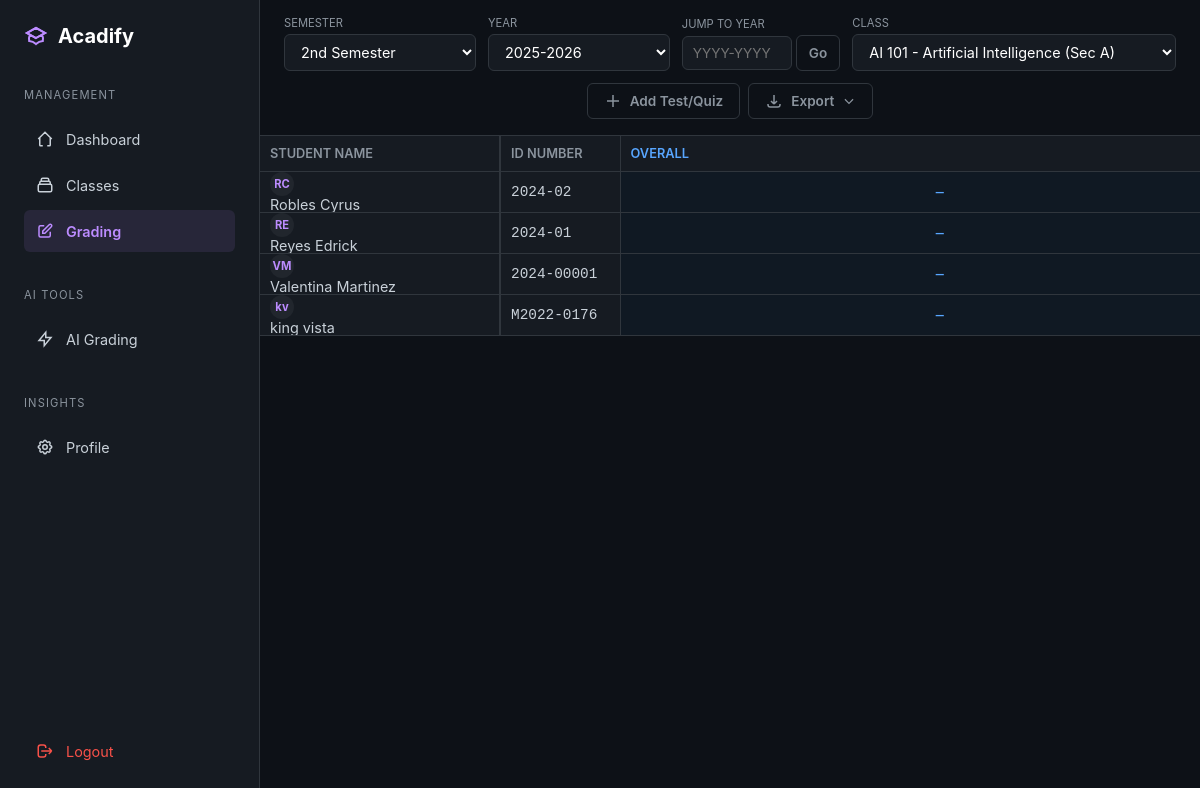
The app's page /teacher/grading (signed in) with its own data.
### models.py (models this page shows, shortened)
class Student(db.Model):
    __tablename__ = 'student'
    id = db.Column(db.Integer, primary_key=True)
    user_id = db.Column(db.Integer, db.ForeignKey('user.id'), nullable=False, unique=True)
    student_number = db.Column(db.String(50), unique=True, nullable=False, index=True)
    first_name = db.Column(db.String(100), nullable=False)
    last_name = db.Column(db.String(100), nullable=False)
    department = db.Column(db.String(100), nullable=False)  # "College of Engineering"
    program = db.Column(db.String(100), nullable=False)  # "BS Computer Science"
    year_level = db.Column(db.String(20), nullable=False)  # "1st Year", "2nd Year", etc.
    section = db.Column(db.String(20), nullable=True)  # "A", "B", "C" (null for irregular)
    created_at = db.Column(db.DateTime, default=datetime.utcnow)
    enrollments = db.relationship('Enrollment', backref='student', lazy='dynamic', cascade='all, delete-orphan')
    grades = db.relationship('Grade', backref='student', lazy='dynamic', cascade='all, delete-orphan')
    def get_full_name(self):
        return f"{self.first_name} {self.last_name}"

### blueprints/teacher/routes.py (the view, shortened to what this page needs)
@teacher_bp.route('/grading')
@teacher_required
def grading():
    teacher = current_user.teacher_profile
    current_school_year = Config.get_current_school_year()
    current_semester    = Config.get_current_semester()
    selected_year     = request.args.get('year')
    selected_semester = request.args.get('semester')
    if selected_year is None:
        selected_year = current_school_year
    if selected_semester is None:
        selected_semester = current_semester
    query = Class.query.filter_by(teacher_id=teacher.id)
    if selected_year != 'all':
        query = query.filter_by(school_year=selected_year)
    if selected_semester != 'all':
        query = query.filter_by(semester=selected_semester)
    classes = query.order_by(
        Class.school_year.desc(), Class.semester
    ).all()
    all_teacher_classes = Class.query.filter_by(teacher_id=teacher.id).all()
    available_years = sorted(
        list(set([c.school_year for c in all_teacher_classes])), reverse=True
    )
    selected_class_id = request.args.get('class_id', type=int)
    if selected_class_id:
        selected_class = next((c for c in classes if c.id == selected_class_id), None)
        if not selected_class:
            selected_class = classes[0] if classes else None
    else:
        selected_class = classes[0] if classes else None
    grading_data = None
    if selected_class:
        enrollments = (
            Enrollment.query
            .filter_by(class_id=selected_class.id, status='enrolled')
            .join(Student)
            .order_by(Student.last_name, Student.first_name)
            .all()
        )
        tests = (
            Test.query
            .filter_by(class_id=selected_class.id)
            .order_by(Test.term_tag, Test.component_tag, Test.test_date, Test.created_at)
            .all()
        )
        seen_terms = {}
        for t in tests:
            if t.term_tag and t.term_tag not in seen_terms:
                seen_terms[t.term_tag] = True
        term_tags = list(seen_terms.keys())
        formula = selected_class.get_grading_formula()
        formula_components = [c['name'] for c in formula.get('components', [])] if formula else []
        students_data = []
        for enrollment in enrollments:
            student = enrollment.student
            test_grades = {}
            for test in tests:
                g = Grade.query.filter_by(
                    test_id=test.id, student_id=student.id
                ).first()
                test_grades[test.id] = g  # full Grade object or None
            term_grades = {}
            students_data.append({
                'student':    student,
                'enrollment': enrollment,
                'test_grades': test_grades,
                'term_grades': term_grades
            })
        tests_by_term = {}
        for term in term_tags:
            tests_by_term[term] = [t for t in tests if t.term_tag == term]
        grading_data = {
            'students':           students_data,
            'tests':              tests,
            'tests_by_term':      tests_by_term,
            'term_tags':          term_tags,
            'formula_components': formula_components
        }
    return render_template(
        'teacher/grading.html',
        teacher=teacher,
        classes=classes,
        selected_class=selected_class,
        grading_data=grading_data,
        current_school_year=current_school_year,
        current_semester=current_semester,
        available_years=available_years,
        selected_year=selected_year or 'all',
        selected_semester=selected_semester or 'all'
    )

### app.py (called while the page is built)
def create_app(config_name='development'):
    app = Flask(__name__)
    app.config.from_object(config[config_name])
    db.init_app(app)
    migrate.init_app(app, db)
    login_manager.init_app(app)
    bcrypt.init_app(app)
    login_manager.login_view = 'auth.login'  # Redirect to login page if not authenticated
    login_manager.login_message = 'Please log in to access this page.'
    login_manager.login_message_category = 'info'
    @login_manager.user_loader
    def load_user(user_id):
        from models import User
        return User.query.get(int(user_id))
    register_blueprints(app)
    register_error_handlers(app)
    with app.app_context():
        import models
    return app

### blueprints/teacher/routes.py (called while the page is built)
def teacher_required(f):
    from functools import wraps
    @wraps(f)
    @login_required
    def decorated_function(*args, **kwargs):
        if current_user.role != 'teacher':
            flash('Access denied. Teachers only.', 'danger')
            return redirect(url_for('index'))
        return f(*args, **kwargs)
    return decorated_function

### config.py (called while the page is built)
    @staticmethod
    def _auto_calculate_school_year():
        from datetime import datetime
        now = datetime.now()
        year = now.year
        month = now.month
        if month >= 8:  # August onwards = new school year
            return f"{year}-{year + 1}"
        else:  # January to July = previous school year
            return f"{year - 1}-{year}"

    @staticmethod
    def _auto_calculate_semester():
        from datetime import datetime
        month = datetime.now().month
        if 8 <= month <= 12:
            return "1st Semester"
        elif 1 <= month <= 5:
            return "2nd Semester"
        else:  # June-July
            return "Summer"

    @staticmethod
    def get_current_school_year():
        try:
            from models import SystemSettings
            db_value = SystemSettings.get_setting('current_school_year')
            if db_value:
                return db_value
        except:
            pass
        return Config._auto_calculate_school_year()

    @staticmethod
    def get_current_semester():
        try:
            from models import SystemSettings
            db_value = SystemSettings.get_setting('current_semester')
            if db_value:
                return db_value
        except:
            pass
        return Config._auto_calculate_semester()

### templates/teacher/grading.html (shortened to what this page needs)
<!DOCTYPE html>
<html lang="en">
<head>
    <link rel="stylesheet" href="{{ url_for('static', filename='responsive.css') }}">
</head>
<body>
    <nav class="sidebar">
        <div class="logo">
            <svg viewBox="0 0 24 24"><path stroke-width="2" d="M12 14l9-5-9-5-9 5 9 5z"/><path stroke-width="2" d="M12 14l9-5-9-5-9 5 9 5zm0 0l6.16-3.422a12.083 12.083 0 01.665 6.479A11.952 11.952 0 0012 20.055a11.952 11.952 0 00-6.824-2.998 12.078 12.078 0 01.665-6.479L12 14z"/></svg>
            <span>Acadify</span>
        </div>
        <div class="nav-group">
            <span class="nav-label">Management</span>
            <a href="{{ url_for('teacher.dashboard') }}" class="nav-item">
                <svg class="icon" viewBox="0 0 24 24"><path d="M3 12l2-2m0 0l7-7 7 7M5 10v10a1 1 0 001 1h3m10-11l2 2m-2-2v10a1 1 0 01-1 1h-3"/></svg>
                <span>Dashboard</span>
            </a>
            <a href="{{ url_for('teacher.classes') }}" class="nav-item">
                <svg class="icon" viewBox="0 0 24 24"><path d="M19 11H5m14 0a2 2 0 012 2v6a2 2 0 01-2 2H5a2 2 0 01-2-2v-6a2 2 0 012-2m14 0V9a2 2 0 00-2-2M5 11V9a2 2 0 012-2m0 0V5a2 2 0 012-2h6a2 2 0 012 2v2M7 7h10"/></svg>
                <span>Classes</span>
            </a>
            <a href="{{ url_for('teacher.grading') }}" class="nav-item active">
                <svg class="icon" viewBox="0 0 24 24"><path d="M11 5H6a2 2 0 00-2 2v11a2 2 0 002 2h11a2 2 0 002-2v-5m-1.414-9.414a2 2 0 112.828 2.828L11.828 15H9v-2.828l8.586-8.586z"/></svg>
                <span>Grading</span>
            </a>
        </div>
        <div class="nav-group">
            <span class="nav-label">AI Tools</span>
            <a href="{{ url_for('ocr.ai_grading') }}" class="nav-item">
                <svg class="icon" viewBox="0 0 24 24"><path d="M13 10V3L4 14h7v7l9-11h-7z"/></svg>
                <span>AI Grading</span>
            </a>
        </div>
        <div class="nav-group">
            <span class="nav-label">Insights</span>
            <a href="{{ url_for('teacher.profile') }}" class="nav-item">
                <span>Profile</span>
            </a>
        </div>
        <a href="{{ url_for('auth.logout') }}" class="nav-item logout">
            <svg class="icon" viewBox="0 0 24 24"><path d="M17 16l4-4m0 0l-4-4m4 4H7m6 4v1a3 3 0 01-3 3H6a3 3 0 01-3-3V7a3 3 0 013-3h4a3 3 0 013 3v1"/></svg>
            <span>Logout</span>
        </a>
    </nav>
    <main class="main-content">
        <header class="grading-toolbar">
            <div class="class-selector">
                <div class="selector-group">
                    <span class="selector-label">Semester</span>
                    <select class="select-input" id="semesterSelect" onchange="applyFilters()">
                        <option value="2nd Semester" {% if selected_semester == '2nd Semester' %}selected{% endif %}>2nd Semester</option>
                    </select>
                </div>
                <div class="selector-group">
                    <span class="selector-label">Year</span>
                    <select class="select-input" id="yearSelect" onchange="applyFilters()">
                        {% for year in available_years %}
                        <option value="{{ year }}" {% if year == selected_year %}selected{% endif %}>
                            {{ year }}
                        </option>
                        {% endfor %}
                    </select>
                </div>
                <div class="selector-group jump-year-group">
                    <span class="selector-label">Jump to Year</span>
                    <div class="jump-year-row">
                        <input type="text"
                            id="customYearInput"
                            class="jump-year-input"
                            placeholder="YYYY-YYYY"
                            pattern="\d{4}-\d{4}">
                        <button type="button"
                                class="btn btn-outline jump-year-btn"
                                onclick="jumpToCustomYear()">
                            Go
                        </button>
                    </div>
                </div>
                <div class="selector-group class-group">
                    <span class="selector-label">Class</span>
                    <select class="select-input" id="classSelect" onchange="changeClass()">
                        {% if classes %}
                            {% for cls in classes %}
                            <option value="{{ cls.id }}" {% if selected_class and cls.id == selected_class.id %}selected{% endif %}>
                                {{ cls.effective_subject_code }} - {{ cls.effective_subject_name }} (Sec {{ cls.section }})
                            </option>
                            {% endfor %}
                        {% else %}
                            <option value="">No classes available</option>
                        {% endif %}
                    </select>
                </div>
            </div>
            <div class="action-group">
                <button class="btn btn-outline" onclick="addTest()">
                    <svg class="icon" viewBox="0 0 24 24"><path d="M12 4v16m8-8H4"/></svg>
                    Add Test/Quiz
                </button>
                <div style="position: relative;" id="exportWrapper">
                    <button class="btn btn-outline" onclick="toggleExportMenu()"
                            {% if not selected_class %}disabled title="Select a class first"{% endif %}>
                        <svg class="icon" viewBox="0 0 24 24">
                            <path d="M4 16v1a3 3 0 003 3h10a3 3 0 003-3v-1m-4-4l-4 4m0 0l-4-4m4 4V4"/>
                        </svg>
                        Export
                        <svg class="icon" style="width:14px;height:14px;" viewBox="0 0 24 24">
                            <path d="M19 9l-7 7-7-7"/>
                        </svg>
                    </button>
                </div>
            </div>
        </header>
        {% if selected_class and grading_data %}
        <div class="spreadsheet-container">
            <table id="gradeTable">
                <thead>
                    <tr id="headerRow">
                        <th style="min-width: 240px;">Student Name</th>
                        <th style="min-width: 120px;">ID Number</th>
                        <th style="min-width:100px; color:var(--accent-blue);">Overall</th>
                    </tr>
                </thead>
                <tbody id="tableBody">
                    {% for student_data in grading_data.students %}
                    <tr data-student-id="{{ student_data.student.id }}">
                        <td>
                            <div class="cell-info">
                                <div class="name-container">
                                    <div class="student-avatar">
                                        {{ student_data.student.first_name[0] }}{{ student_data.student.last_name[0] }}
                                    </div>
                                    {{ student_data.student.get_full_name() }}
                                </div>
                            </div>
                        </td>
                        <td>
                            <div class="cell-info" style="font-family:monospace;">
                                {{ student_data.student.student_number }}
                            </div>
                        </td>
                        <td>
                            <input type="text"
                                class="cell-input cell-calc"
                                id="avg-{{ student_data.student.id }}"
                                {% set any_inc = student_data.term_grades.values() | selectattr('display', 'equalto', 'INC') | list | length > 0 %}
                                {% set overall_display = '%.2f'|format(student_data.enrollment.final_grade) if student_data.enrollment.final_grade else ('INC' if any_inc else '—') %}
                                value="{{ overall_display }}"
                                style="{% if overall_display == 'INC' %}color:var(--warning-orange,#d29922);{% endif %}"
                                readonly
                        </td>
                    </tr>
                    {% endfor %}
                </tbody>
            </table>
        </div>
        {% endif %}
    </main>
</body>
</html>

### static/responsive.css (style rules this page uses)
:root { --sidebar-width: 260px; --sidebar-collapsed: 72px; --transition-speed: 0.25s; }

### records on screen
Student: student "R", student "C", student.get_full_name "Robles Cyrus", student.student_number "2024-02"
Student: student "R", student "E", student.get_full_name "Reyes Edrick", student.student_number "2024-01"
Student: student "V", student "M", student.get_full_name "Valentina Martinez", student.student_number "2024-00001"
Student: student "k", student "v", student.get_full_name "king vista", student.student_number "M2022-0176"

### other values on screen
form field value "2025-2026"
form field value "AI 101 - Artificial Intelligence (Sec A)"
